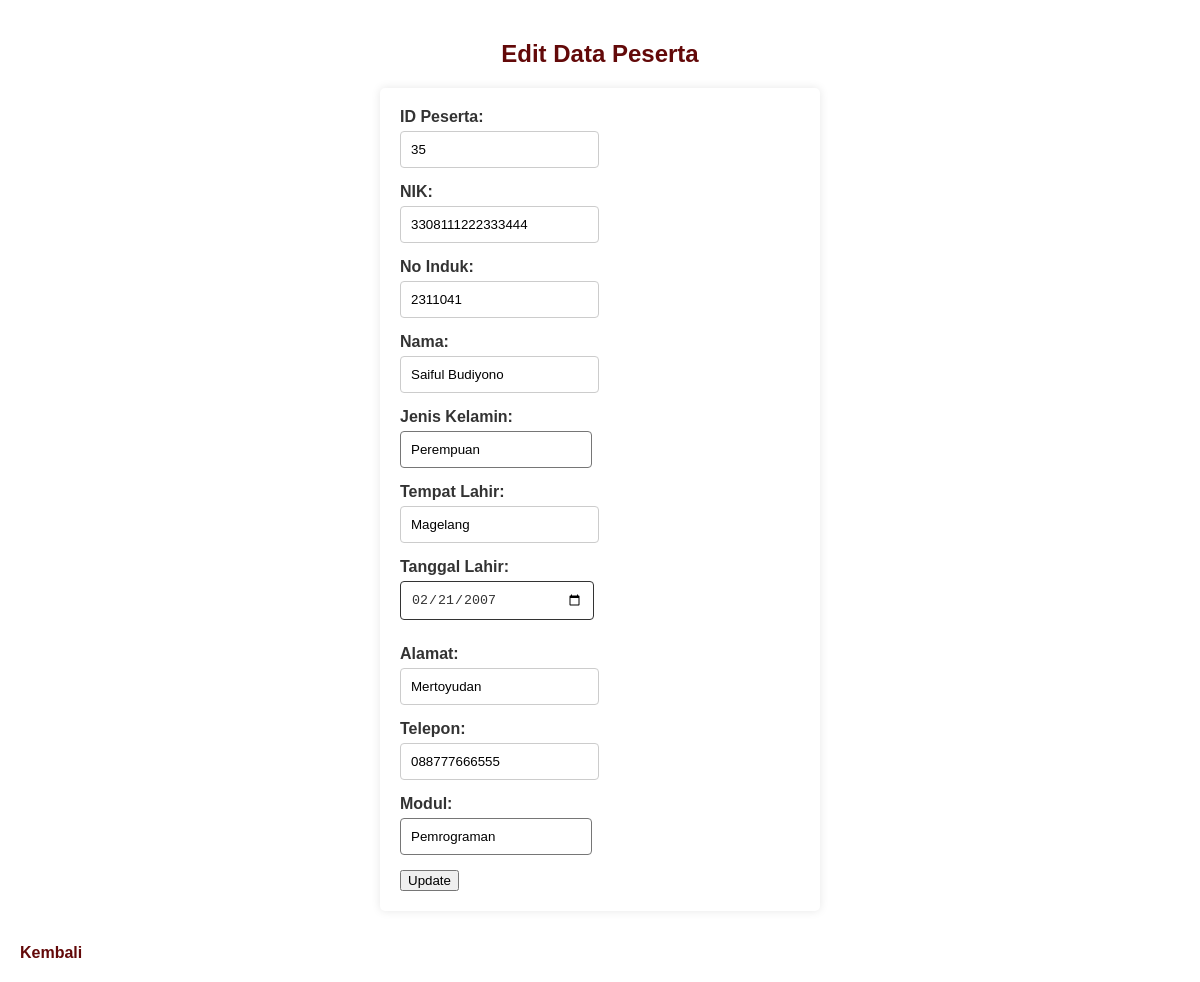
The app's page /HALAMAN_LOGIN/form_edit.php?id=35 with its own data.
### tables this page shows
CREATE TABLE `data_peserta` (
  `id_peserta` int(100) NOT NULL,
  `nik_peserta` varchar(100) NOT NULL,
  `no_induk_peserta` int(100) NOT NULL,
  `nama` varchar(100) NOT NULL,
  `jenis_kelamin` varchar(100) NOT NULL,
  `tempat_lahir` varchar(100) NOT NULL,
  `tanggal_lahir` date NOT NULL,
  `alamat` varchar(100) NOT NULL,
  `no_telp` varchar(100) NOT NULL,
  `modul_pelatihan` enum('Pemrograman','Desain Grafis','Animasi') NOT NULL
);

### HALAMAN_LOGIN/form_edit.php (the view, shortened to what this page needs)
<?php
include "koneksi_data.php";
if (isset($_GET['id'])) {
    $id = $_GET['id'];
    $sql = "SELECT * FROM data_peserta WHERE id_peserta='$id'";
    $result = $koneksi->query($sql);
    $row = $result->fetch_assoc();
} else {
    die("ID tidak ditemukan.");
}
?>
<!DOCTYPE html>
<html lang="en">
<head>
</head>
</head>
<body>
    <h2>Edit Data Peserta</h2>
    <form method="post">
        <label for="id_peserta">ID Peserta:</label>
        <input type="text" name="id_peserta" value="<?php echo htmlspecialchars($row['id_peserta']); ?>" required>
        <label for="nik_peserta">NIK:</label>
        <input type="text" name="nik_peserta" value="<?php echo $row['nik_peserta']; ?>" required>
        <label for="no_induk_peserta">No Induk:</label>
        <input type="text" name="no_induk_peserta" value="<?php echo $row['no_induk_peserta']; ?>" required>
        <label for="nama">Nama:</label>
        <input type="text" name="nama" value="<?php echo $row['nama']; ?>" required>
        <label for="jenis_kelamin">Jenis Kelamin:</label>
        <select name="jenis_kelamin" id="jenis_kelamin" required>
            <option value="Perempuan" <?php echo ($row['jenis_kelamin'] == 'Perempuan') ? 'selected' : ''; ?>>Perempuan
            </option>
        </select>
        <label for="tempat_lahir">Tempat Lahir:</label>
        <input type="text" name="tempat_lahir" value="<?php echo $row['tempat_lahir']; ?>" required>
        <label for="tanggal_lahir">Tanggal Lahir:</label>
        <input type="date" name="tanggal_lahir" value="<?php echo htmlspecialchars($row['tanggal_lahir']); ?>" required>
        <label for="alamat">Alamat:</label>
        <input type="text" name="alamat" value="<?php echo $row['alamat']; ?>" required>
        <label for="no_telp">Telepon:</label>
        <input type="text" name="no_telp" value="<?php echo $row['no_telp']; ?>" required>
        <label for="modul_pelatihan">Modul:</label>
        <select name="modul_pelatihan" required>
            <option value="Pemrograman" <?php echo ($row['modul_pelatihan'] == 'Pemrograman') ? 'selected' : ''; ?>>
                Pemrograman</option>
        </select>
        <br>
        <input type="submit" value="Update">
    </form>
    <br>
    <a href="data_peserta.php">Kembali</a>
</body>
</html>

### HALAMAN_LOGIN/form_edit.php (style rules this page uses)
body { font-family: arial, sans-serif; background-color: #ffffff; color: #333; margin: 0; padding: 20px; align-items: center; flex-direction: column; }
h2 { color: #630909; text-align: center; }
form { background: #fff; padding: 20px; border-radius: 5px; box-shadow: 0 0 10px rgba(0, 0, 0, 0.1); max-width: 400px; margin: auto; }
label { display: block; margin-bottom: 8px; font-weight: bold; color: #333; }
input[type="text"] { width: calc(100%-20px); padding: 10px; margin-bottom: 15px; border: 1px solid #ccc; border-radius: 4px; }
label { display: block; margin-bottom: 5px; font-weight: bold; color: #333; }
input[type="date"] { width: 43%; padding: 10px; margin-bottom: 25px; border: 1px solid; border-radius: 4px; background-color: #ffffff; color: #333; }
select { width: calc(48%); padding: 10px; margin-bottom: 15px; border-radius: 4px; background-color: #ffffff; appearance: none; background-repeat: no-repeat; background-position: right 10px center; background-size: 12px; }
select option { padding: 10px; background-color: #ffffff; color: #333; }
a { display: inline-block; margin-top: 15px; text-decoration: none; color: #630909; font-weight: bold; }

### records on screen
data_peserta: id_peserta "35", nik_peserta "3308111222333444", no_induk_peserta "2311041", nama "Saiful Budiyono", jenis_kelamin "Perempuan", tempat_lahir "Magelang", tanggal_lahir "02/21/2007", alamat "Mertoyudan", no_telp "088777666555", modul_pelatihan "Pemrograman"
